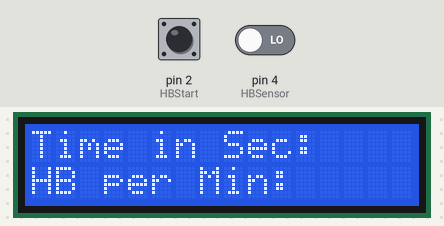
Bench run of a sketch on a simulated Arduino Uno, built with avr-gcc and run on an emulated ATmega328P. Shown: 16×2 character LCD. Inputs (shaded band) come from the test bench; at power-on: pin 2 (HBStart) HIGH, pin 4 (HBSensor) LOW. What the sketch prints to the serial monitor is not drawn.

Above: at 1.2 s.
1.3 s: pin 2 (HBStart) pulled LOW for 0.15 s
At 2.3 s:
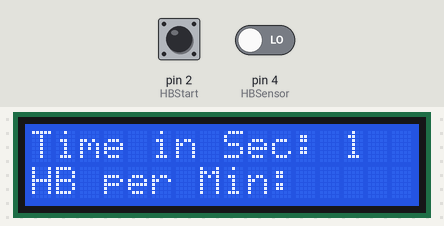
3.9 s: pin 4 (HBSensor) driven HIGH
6.9 s: pin 2 (HBStart) pulled LOW for 3.2 s
At 17.6 s:
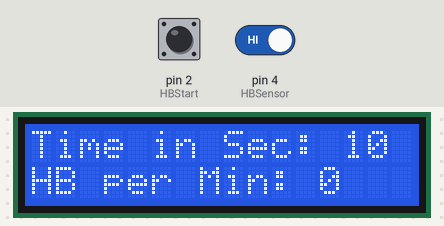
Timing chart, 0 to 17.9 s (numbered marks = the images above; inputs shaded):
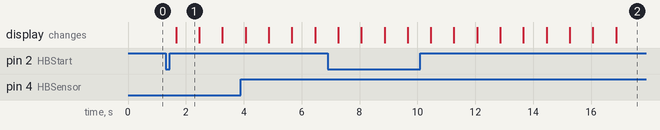

Measured:
- after the input at 1.3 s, the display: changes after 0.36 s (image 1)
- what the display in image 1 shows lasts 0.8 s, from 1.7 s to 2.5 s

The sketch:

HB_2.ino
```cpp
#include <LiquidCrystal.h>
#include <TimerOne.h>
LiquidCrystal lcd(13, 12, 11, 10, 9, 8);

int HBSensor = 4;
int HBCount = 0;
int HBCheck = 0;
int TimeinSec = 0;
int HBperMin = 0;
int HBStart = 2;
int HBStartCheck = 0;

void setup() {
  // put your setup code here, to run once:
  Serial.begin(9600);
  lcd.begin(16, 2);
  pinMode(HBSensor, INPUT);
  pinMode(HBStart, INPUT_PULLUP);
  Timer1.initialize(800000);
  Timer1.attachInterrupt( timerIsr );
  lcd.clear();
  lcd.setCursor(0,0);
  lcd.print("Time in Sec: ");
  lcd.setCursor(0,1);
  lcd.print("HB per Min: ");
}

void loop() {
  if(digitalRead(HBStart) == LOW)
  {
    HBStartCheck = 1;
  }
  if(HBStartCheck == 1)
  {
      if((digitalRead(HBSensor) == HIGH) && (HBCheck == 0))
      {
        HBCount = HBCount + 1;
        HBCheck = 1;
      }
      if((digitalRead(HBSensor) == LOW) && (HBCheck == 1))
      {
        HBCheck = 0;
      }
      if(TimeinSec == 10)
      {
          HBperMin = HBCount * 6;
          HBStartCheck = 0;
          lcd.setCursor(12,1);
          lcd.print(HBperMin);
          lcd.print(" ");
          HBCount = 0;
          TimeinSec = 0;
          Serial.print(HBperMin);
          Serial.println();
      }
  }
}

void timerIsr()
{
  if(HBStartCheck == 1)
  {
      TimeinSec = TimeinSec + 1;
      lcd.setCursor(13,0);
      lcd.print(TimeinSec);
      lcd.print(" ");
  }
}
```
